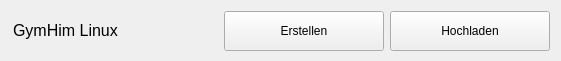
<?xml version="1.0" encoding="UTF-8"?>
<ui version="4.0">
 <author>Frank Schütte</author>
 <class>LinboImageWidget</class>
 <widget class="QWidget" name="LinboImageWidget">
  <property name="geometry">
   <rect>
    <x>0</x>
    <y>0</y>
    <width>561</width>
    <height>61</height>
   </rect>
  </property>
  <property name="sizePolicy">
   <sizepolicy hsizetype="MinimumExpanding" vsizetype="Fixed">
    <horstretch>0</horstretch>
    <verstretch>0</verstretch>
   </sizepolicy>
  </property>
  <property name="minimumSize">
   <size>
    <width>560</width>
    <height>60</height>
   </size>
  </property>
  <layout class="QHBoxLayout" name="horizontalLayout">
   <item>
    <layout class="QHBoxLayout" name="horizontalLayout_6">
     <item>
      <widget class="QLineEdit" name="lName">
       <property name="font">
        <font>
         <pointsize>12</pointsize>
        </font>
       </property>
       <property name="styleSheet">
        <string notr="true">background-color: rgba(255, 255, 255, 0);</string>
       </property>
       <property name="text">
        <string>GymHim Linux</string>
       </property>
       <property name="frame">
        <bool>false</bool>
       </property>
       <property name="readOnly">
        <bool>true</bool>
       </property>
      </widget>
     </item>
     <item>
      <widget class="linbopushbutton" name="tbCreate">
       <property name="sizePolicy">
        <sizepolicy hsizetype="Fixed" vsizetype="Fixed">
         <horstretch>0</horstretch>
         <verstretch>0</verstretch>
        </sizepolicy>
       </property>
       <property name="minimumSize">
        <size>
         <width>160</width>
         <height>40</height>
        </size>
       </property>
       <property name="text">
        <string>Erstellen</string>
       </property>
       <property name="icon">
        <iconset resource="linbo_icons.qrc">
         <normaloff>:/icons/image-22x22.png</normaloff>:/icons/image-22x22.png</iconset>
       </property>
      </widget>
     </item>
     <item>
      <widget class="linbopushbutton" name="tbUpload">
       <property name="sizePolicy">
        <sizepolicy hsizetype="Fixed" vsizetype="Fixed">
         <horstretch>0</horstretch>
         <verstretch>0</verstretch>
        </sizepolicy>
       </property>
       <property name="minimumSize">
        <size>
         <width>160</width>
         <height>40</height>
        </size>
       </property>
       <property name="text">
        <string>Hochladen</string>
       </property>
       <property name="icon">
        <iconset resource="linbo_icons.qrc">
         <normaloff>:/icons/upload-22x22.png</normaloff>:/icons/upload-22x22.png</iconset>
       </property>
      </widget>
     </item>
    </layout>
   </item>
  </layout>
 </widget>
 <customwidgets>
  <customwidget>
   <class>linbopushbutton</class>
   <extends>QPushButton</extends>
   <header>linboPushButton.h</header>
  </customwidget>
 </customwidgets>
 <resources>
  <include location="linbo_icons.qrc"/>
 </resources>
 <connections/>
</ui>
